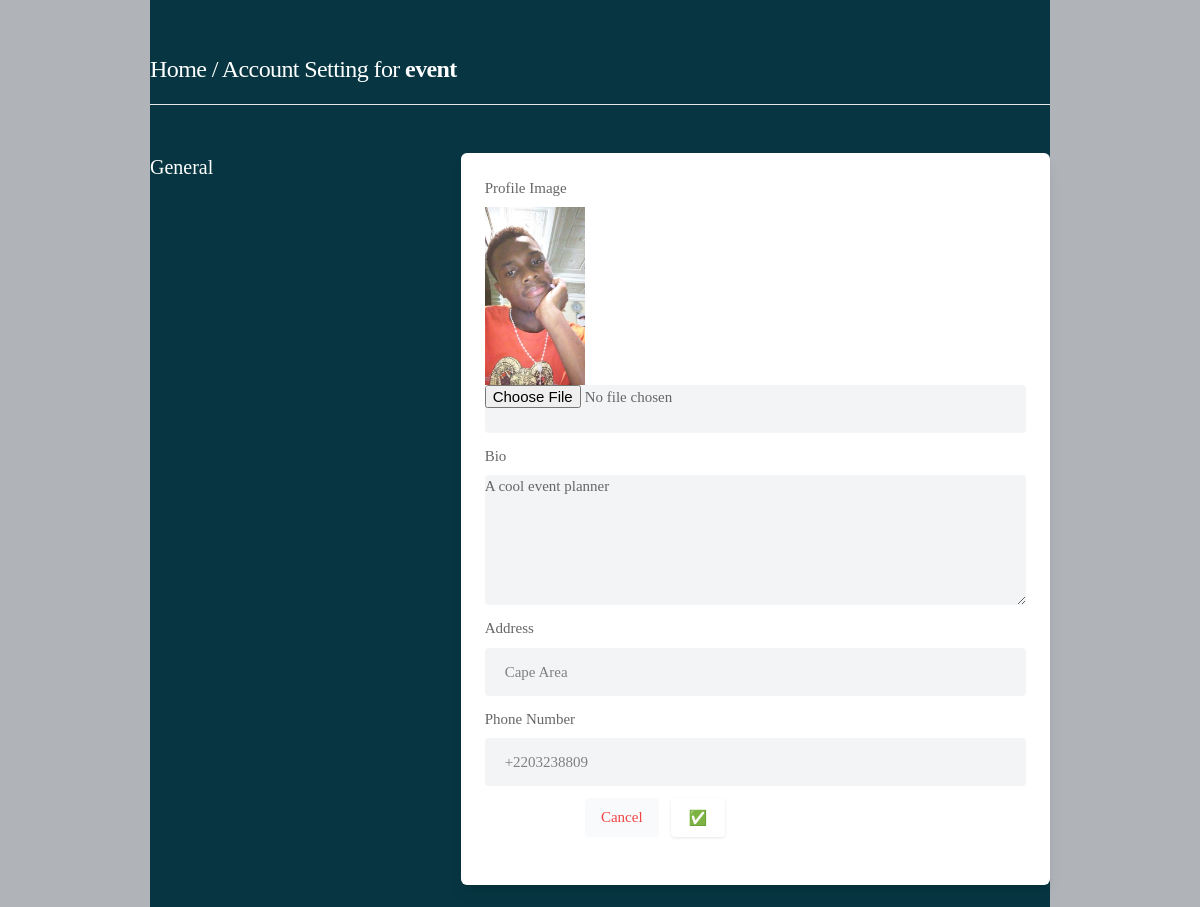
Page /account-setting (signed in) on the committed database.
### event/models.py (models this page shows, shortened)
class UserProfile(models.Model):
    user = models.ForeignKey(User, on_delete=models.CASCADE)
    id_user = models.IntegerField()
    email = models.CharField(max_length=10000000)
    bio = models.TextField(blank=True)
    address = models.CharField(max_length=10000000)
    profileimg = models.ImageField(upload_to='user_profile_photos', default='blank-profile-picture.png')
    phone_number = models.CharField(max_length=1000000)
    created_at = models.DateTimeField(default=datetime.now)

### event/views.py (the view)
# urls.py: path('account-setting', views.setting, name='setting'),
@login_required(login_url='login')
def setting(request):
    try:
        user_profile = UserProfile.objects.get(user=request.user)
        if request.method == "POST":
            if request.FILES.get('image') == None:
                image = user_profile.profileimg
                bio = request.POST['bio']
                address = request.POST['address']
                phone = request.POST['phone']
                user_profile.profileimg = image
                user_profile.bio = bio
                user_profile.address = address
                user_profile.phone_number = phone
                user_profile.save()
            if request.FILES.get('image') != None:
                image = request.FILES.get('image')
                bio = request.POST['bio']
                address = request.POST['address']
                phone = request.POST['phone']
                user_profile.profileimg = image
                user_profile.bio = bio
                user_profile.address = address
                user_profile.phone_number = phone
                user_profile.save()
            messages.info(request, f'{user_profile.user.username}, your Profile is updated.')
            return redirect('index')
        else:
            return render(request, 'setting.html', {'user_profile':user_profile})
    except:
        return render(request, 'error.html')

### templates/setting.html (shortened to what this page needs)
{% load static %}
<!DOCTYPE html>
<html lang="en">
<head>
    <link rel="stylesheet" href="{% static 'assets2/css/icons.css' %}">
    <link rel="stylesheet" href="{% static 'assets2/css/uikit.css' %}">
    <link rel="stylesheet" href="{% static 'assets2/css/style.css' %}">
    <link rel="stylesheet" href="{% static 'assets2/css/tailwind.css' %}">
</head>
<body style="background-color: #073642;">
            <div class="container m-auto" style="background: #073642;">
                <h1 style="font-family: Georgia, 'Times New Roman', Times, serif;color: #fff;" class="text-2xl leading-none text-gray-900 tracking-tight mt-3"><a id="no" href="{% url 'index' %}">Home</a>  / Account Setting for <b style="font-family: Georgia, 'Times New Roman', Times, serif;">{{user_profile.user.username}}</b> </h1>
                <br>
                <hr>
                <div class="grid lg:grid-cols-3 mt-12 gap-8">
                    <div>
                        <h3 style="color:#fff;font-family: Georgia, 'Times New Roman', Times, serif;" class="text-xl mb-2"> General</h3>
                    </div>
                    <div class="bg-white rounded-md lg:shadow-lg shadow col-span-2">
                        <form action="" method="POST" enctype="multipart/form-data">
                        <div class="grid grid-cols-2 gap-3 lg:p-6 p-4">
                            <div class="col-span-2">
                                <label for="about">Profile Image</label>
                                <img width="100" height="100" src="{{user_profile.profileimg.url}}" alt="">
                                <input type="file" name="image" value="" class="shadow-none bg-gray-100">
                            </div>
                            <div class="col-span-2">
                                <label for="about">Bio</label>
                                <textarea id="about" name="bio"  rows="3"  class="shadow-none bg-gray-100">{{user_profile.bio}}</textarea>
                            </div>
                            <div class="col-span-2">
                                <label for=""> Address</label>
                                <input style="font-family: Georgia, 'Times New Roman', Times, serif;" type="text" name="address" value="{{user_profile.address}}" class="shadow-none bg-gray-100">
                            </div>
                            <div class="col-span-2">
                                <label for=""> Phone Number</label>
                                <input style="font-family: Georgia, 'Times New Roman', Times, serif;" type="text" name="phone" value="{{user_profile.phone_number}}" class="shadow-none bg-gray-100">
                            </div>
                            <div class="bg-gray-10 p-6 pt-0 flex justify-end space-x-3">
                                <button class="p-2 px-4 rounded bg-gray-50 text-red-500"><a href="{% url 'index' %}"> Cancel </a></button>
                                <button style="background: transparent; color:white;font-family: Georgia, 'Times New Roman', Times, serif;" type="submit" class="button bg-blue-700"> ✅</button>
                            </div>
                        </div>
                        </form>
                    </div>
                    </div>
                    <br>
                </div>
</body>
</html>

### static/assets2/css/style.css (style rules this page uses)
body { background-color: #B0B3B8!important; }
button { vertical-align: middle; }
span.button, button.button { background-color: #be185d; top: 0; color: #fff; position: relative; padding: 8px 18px; line-height: 22px; position: relative; font-weight: 500; font-size: 15px; display: inline-block; -webkit-transition: all 0.2s ease-in-out; transition: all 0.2s ease-in-out; cursor: pointer; overflow: hidden; border: none; border-radius: 4px; -webkit-box-shadow: 0 1px 3px rgba(0, 0, 0, 0.1); box-shadow: 0 1px 3px rgba(0, 0, 0, 0.1); }
input { height: 48px; line-height: 48px; padding: 0 20px; outline: none; font-size: 15px; color: #808080; max-width: 100%; width: 100%; -webkit-box-sizing: border-box; box-sizing: border-box; display: block; font-weight: 400; opacity: 1; border-radius: 4px; border: none; -webkit-box-shadow: 0 1px 4px 0px rgba(0, 0, 0, 0.12); box-shadow: 0 1px 4px 0px rgba(0, 0, 0, 0.12); }
input[type="text"], input[type="password"], input[type="email"], input[type="number"] { height: 48px; line-height: 48px; padding: 0 20px; outline: none; font-size: 15px; color: #808080; max-width: 100%; width: 100%; -webkit-box-sizing: border-box; box-sizing: border-box; display: block; font-weight: 400; opacity: 1; border-radius: 4px; border: none; -webkit-box-shadow: 0 1px 4px 0px rgba(0, 0, 0, 0.12); box-shadow: 0 1px 4px 0px rgba(0, 0, 0, 0.12); }
textarea { height: 48px; line-height: 48px; padding: 0 20px; outline: none; font-size: 15px; color: #808080; margin: 0 0 16px 0; max-width: 100%; width: 100%; -webkit-box-sizing: border-box; box-sizing: border-box; display: block; background-color: #fff; font-weight: 500; opacity: 1; border-radius: 4px; border: none; -webkit-box-shadow: 0 1px 4px 0px rgba(0, 0, 0, 0.12); box-shadow: 0 1px 4px 0px rgba(0, 0, 0, 0.12); }
input { -webkit-transition: all 0.1s ease-in-out; transition: all 0.1s ease-in-out; }
::placeholder { color: #808080; opacity: 1; }
textarea { height: auto; line-height: 27px; padding: 20px; min-height: 130px; -webkit-transition: none !important; transition: none !important; min-width: 100%; }
label, legend { display: block; font-weight: bold; font-size: 15px; font-weight: 500; margin-bottom: 8px; }
button { border: none; margin: 0; padding: 0; width: auto; overflow: visible; background: transparent; color: inherit; font: inherit; line-height: normal; cursor: pointer; }
a { color: #be185d; -webkit-transition: 0.3s; transition: 0.3s; outline: none !important; }
button { outline: none !important; }
img { max-width: 100%; }
body { color: #666; font-size: 15px; line-height: 27px; background-color: #f0f2f5; font-family: "Inter", sans-serif; text-transform: none; }
h1, h2, h3, h4, h5, h6 { font-family: "Inter", sans-serif; text-transform: none; }
input[type="text"], input[type="password"], input[type="email"] { font-family: "Inter", sans-serif; text-transform: none; }
textarea, select { font-family: "Inter", sans-serif; text-transform: none; }
button, body .pac-container { font-family: "Inter", sans-serif; text-transform: none; }
h1, h2, h3, h4, h5, h6 { color: #333; font-weight: 500; margin: 0; padding: 0; }
h1 { font-size: 32px; }
h3 { font-size: 22px; }
b, strong { font-weight: 700 !important; }
@media (min-width: 1024px) { .container { max-width: 900px !important; padding-top: 45px; } }
.shadow-none { -webkit-box-shadow: none !important; box-shadow: none !important; }

### templates/setting.html (style rules this page uses)
* { font-family: Georgia, 'Times New Roman', Times, serif; }
body { background-color: #073642; }

### rows in the picture
UserProfile: user.username "event", profileimg (picture), bio "A cool event planner", address "Cape Area", phone "+2203238809"
